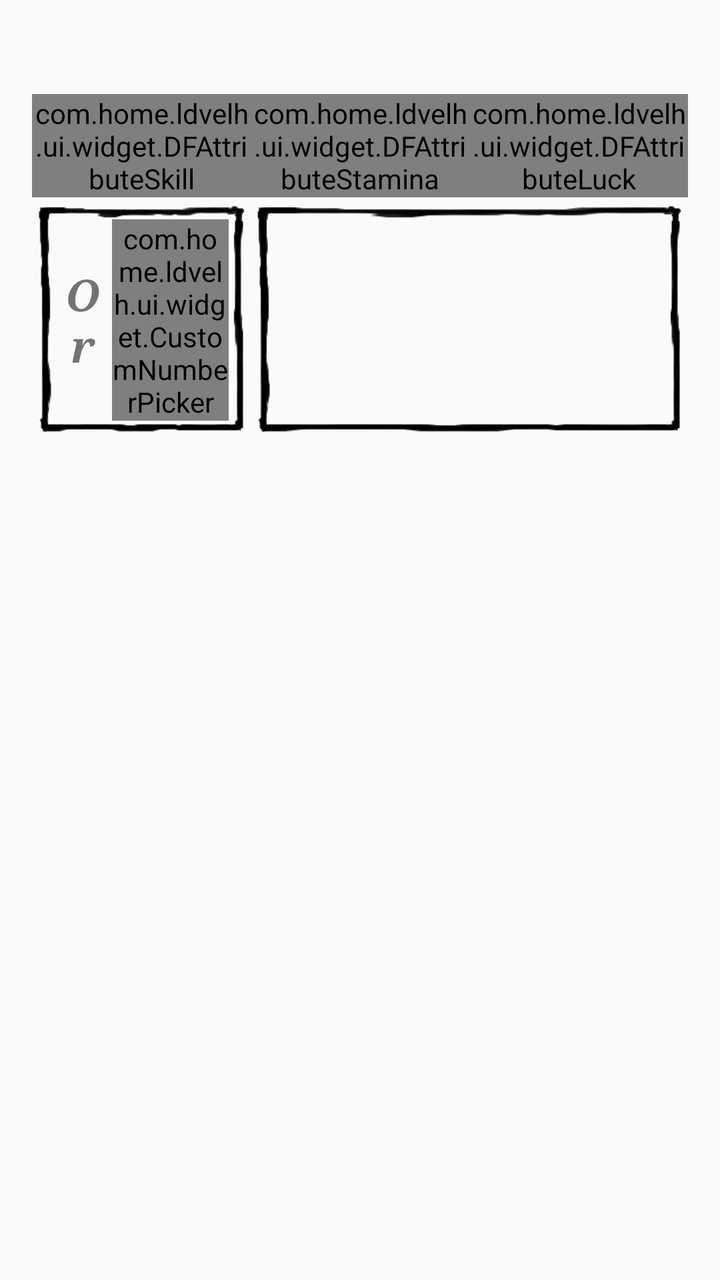
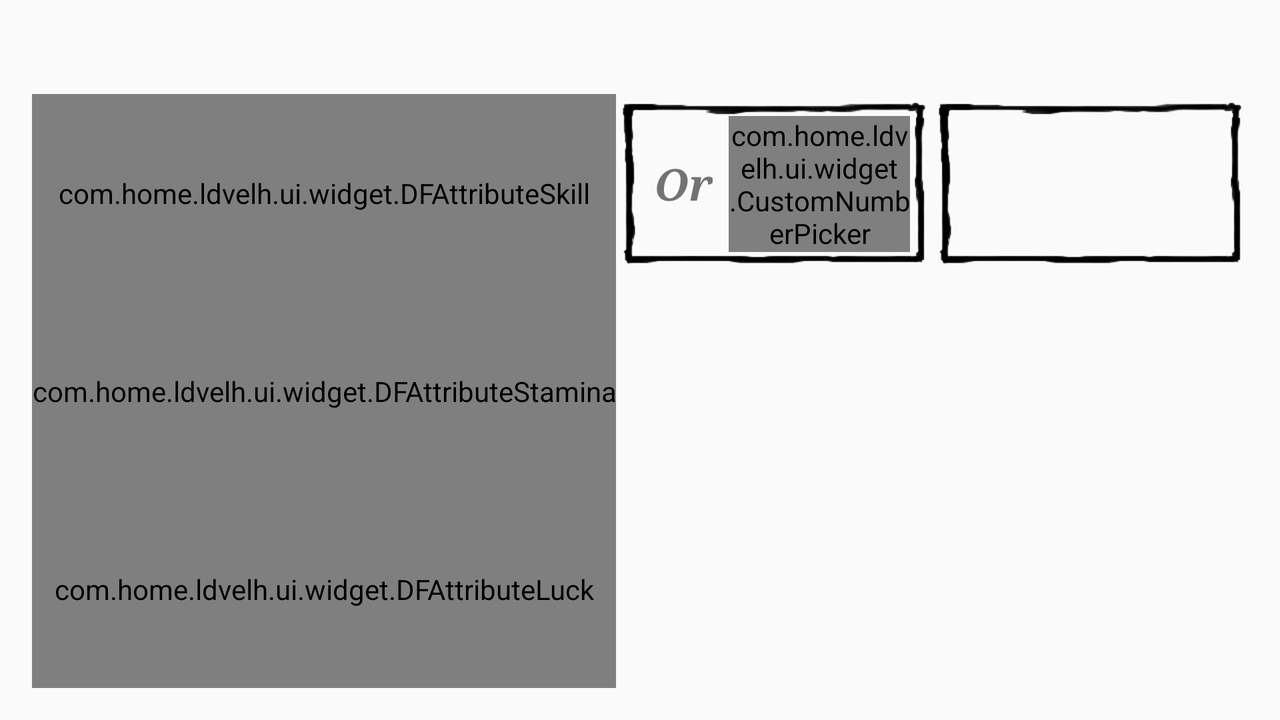

One screen, two layout resources from the same app: the default and the repository's alternative for another configuration. Each is rendered where Android would select it; the XML of both is given below.
<!-- AndroidManifest.xml: application theme Theme.AppCompat.Light.NoActionBar.FullScreen -->
<!-- res/layout/activity_adventure.xml -->
<LinearLayout
    xmlns:android="http://schemas.android.com/apk/res/android"
    xmlns:app="http://schemas.android.com/apk/lib/android.support.v7.app"
    xmlns:custom="http://schemas.android.com/apk/res-auto"
    xmlns:tools="http://schemas.android.com/tools"
    android:layout_width="match_parent"
    android:layout_height="match_parent"
    android:background="@drawable/paper_background"
    android:orientation="vertical"
    android:padding="@dimen/default_activity_margin">

    <TextView
        android:id="@+id/bookTitle"
        style="@style/ldvelhSmallTitles"
        android:layout_width="wrap_content"
        android:layout_height="wrap_content"
        android:layout_marginBottom="@dimen/default_margin" />

    <LinearLayout
        android:layout_width="match_parent"
        android:layout_height="wrap_content"
        android:baselineAligned="false"
        android:orientation="horizontal">

        <com.home.ldvelh.ui.widget.DFAttributeSkill
            android:layout_width="0dp"
            android:layout_height="wrap_content"
            android:layout_weight="1" />

        <com.home.ldvelh.ui.widget.DFAttributeStamina
            android:layout_width="0dp"
            android:layout_height="wrap_content"
            android:layout_weight="1" />

        <com.home.ldvelh.ui.widget.DFAttributeLuck
            android:layout_width="0dp"
            android:layout_height="wrap_content"
            android:layout_weight="1" />
    </LinearLayout>

    <LinearLayout
        android:layout_width="match_parent"
        android:layout_height="wrap_content"
        android:baselineAligned="false"
        android:clipChildren="false"
        android:clipToPadding="false"
        android:orientation="horizontal">

        <LinearLayout
            android:layout_width="0dp"
            android:layout_height="match_parent"
            android:layout_weight="1"
            android:background="@drawable/pencil_border_small"
            android:baselineAligned="false"
            android:clipChildren="false"
            android:clipToPadding="false"
            android:gravity="center_vertical"
            android:orientation="horizontal">

            <TextView
                style="@style/ldvelhTitles"
                android:layout_width="0dp"
                android:layout_height="wrap_content"
                android:layout_weight="1"
                android:gravity="center"
                android:text="@string/gold"
                tools:ignore="NestedWeights" />

            <LinearLayout
                android:layout_width="0dp"
                android:layout_height="wrap_content"
                android:layout_weight="2"
                android:clipChildren="false"
                android:clipToPadding="false"
                android:gravity="center">

                <com.home.ldvelh.ui.widget.CustomNumberPicker
                    android:id="@+id/numberPickerGold"
                    android:layout_width="wrap_content"
                    android:layout_height="wrap_content"
                    android:clipChildren="false"
                    custom:allowLongPress="true"
                    custom:vertical="false" />
            </LinearLayout>
        </LinearLayout>

        <LinearLayout
            android:id="@+id/freeArea"
            android:layout_width="0dp"
            android:layout_height="match_parent"
            android:layout_weight="2"
            android:background="@drawable/pencil_border_small"
            android:clipChildren="false"
            android:gravity="center_vertical"
            android:orientation="horizontal">
        </LinearLayout>
    </LinearLayout>

    <android.support.design.widget.TabLayout
        android:id="@+id/sliding_tabs"
        android:layout_width="match_parent"
        android:layout_height="wrap_content"
        app:tabMode="scrollable" />

    <android.support.v4.view.ViewPager
        android:id="@+id/pages"
        android:layout_width="match_parent"
        android:layout_height="match_parent">
    </android.support.v4.view.ViewPager>

</LinearLayout>
<!-- resources referenced by this layout -->
<resources>
  <dimen name="default_activity_margin">16dp</dimen>
  <dimen name="default_margin">4dp</dimen>
  <!-- drawable pencil_border_small: png bitmap (drawable-xhdpi, 2589 bytes) -->
  <string name="gold">Or</string>
  <style name="ldvelhSmallTitles">
          <item name="android:textSize">20sp</item>
          <item name="android:typeface">serif</item>
          <item name="android:textStyle">bold|italic</item>
      </style>
  <style name="ldvelhTitles">
          <item name="android:textSize">22sp</item>
          <item name="android:typeface">serif</item>
          <item name="android:textStyle">bold|italic</item>
      </style>
  <style name="Theme.AppCompat.Light.NoActionBar.FullScreen" parent="@style/Theme.AppCompat.Light.NoActionBar">
          <item name="android:windowFullscreen">true</item>
          <item name="android:windowContentOverlay">@null</item>
      </style>
</resources>
<!-- res/layout-land/activity_adventure.xml (the repository's variant of the layout above) -->
<!-- drawn on the phone turned sideways -->
<LinearLayout xmlns:android="http://schemas.android.com/apk/res/android"
    xmlns:tools="http://schemas.android.com/tools"
    xmlns:custom="http://schemas.android.com/apk/res-auto"
    xmlns:app="http://schemas.android.com/apk/lib/android.support.v7.app"
    android:layout_width="match_parent"
    android:layout_height="match_parent"
    android:background="@drawable/paper_background"
    android:orientation="vertical"
    android:padding="@dimen/default_activity_margin" >

    <TextView
        android:id="@+id/bookTitle"
        style="@style/ldvelhSmallTitles"
        android:layout_width="wrap_content"
        android:layout_height="wrap_content"
        android:layout_marginBottom="@dimen/default_margin" />

    <LinearLayout
        android:layout_width="match_parent"
        android:layout_height="wrap_content"
        android:baselineAligned="false"
        android:orientation="horizontal" >

        <LinearLayout
            android:layout_width="wrap_content"
            android:layout_height="match_parent"
            android:orientation="vertical" >

            <com.home.ldvelh.ui.widget.DFAttributeSkill
                android:layout_width="match_parent"
                android:layout_height="0dp"
                android:layout_weight="1" />

            <com.home.ldvelh.ui.widget.DFAttributeStamina
                android:layout_width="match_parent"
                android:layout_height="0dp"
                android:layout_weight="1" />

            <com.home.ldvelh.ui.widget.DFAttributeLuck
                android:layout_width="match_parent"
                android:layout_height="0dp"
                android:layout_weight="1" />
        </LinearLayout>

        <LinearLayout
            android:layout_width="0dp"
            android:layout_height="wrap_content"
            android:layout_weight="1"
            android:orientation="vertical" >

            <LinearLayout
                android:layout_width="match_parent"
                android:layout_height="wrap_content"
                android:baselineAligned="false"
                android:clipChildren="false"
                android:clipToPadding="false"
                android:orientation="horizontal" >

                <LinearLayout
                    android:layout_width="0dp"
                    android:layout_height="match_parent"
                    android:layout_weight="1"
                    android:background="@drawable/pencil_border_small"
                    android:baselineAligned="false"
                    android:clipChildren="false"
                    android:clipToPadding="false"
                    android:gravity="center_vertical"
                    android:orientation="horizontal" >

                    <LinearLayout
                        android:layout_width="0dp"
                        android:layout_height="wrap_content"
                        android:layout_weight="1"
                        android:gravity="center"
                        tools:ignore="NestedWeights" >

                        <TextView
                            style="@style/ldvelhTitles"
                            android:layout_width="wrap_content"
                            android:layout_height="wrap_content"
                            android:padding="@dimen/default_padding"
                            android:text="@string/gold" />
                    </LinearLayout>

                    <LinearLayout
                        android:layout_width="0dp"
                        android:layout_height="wrap_content"
                        android:layout_weight="2"
                        android:clipChildren="false"
                        android:clipToPadding="false"
                        android:gravity="center"
                        tools:ignore="NestedWeights" >

                        <com.home.ldvelh.ui.widget.CustomNumberPicker
                            android:id="@+id/numberPickerGold"
                            android:layout_width="wrap_content"
                            android:layout_height="wrap_content"
                            android:clipChildren="false"
                            custom:allowLongPress="true"
                            custom:scaleFactor="1.2"
                            custom:vertical="false" />
                    </LinearLayout>
                </LinearLayout>

                <LinearLayout
                    android:id="@+id/freeArea"
                    android:layout_width="0dp"
                    android:layout_height="match_parent"
                    android:layout_weight="1"
                    android:background="@drawable/pencil_border_small"
                    android:gravity="center_vertical"
                    android:orientation="horizontal" >
                </LinearLayout>
            </LinearLayout>

            <android.support.design.widget.TabLayout
                android:id="@+id/sliding_tabs"
                android:layout_width="match_parent"
                android:layout_height="wrap_content"
                app:tabMode="scrollable" />

            <android.support.v4.view.ViewPager
                android:id="@+id/pages"
                android:layout_width="match_parent"
                android:layout_height="match_parent" >
            </android.support.v4.view.ViewPager>
        </LinearLayout>
    </LinearLayout>

</LinearLayout>
<!-- resources referenced by the variant -->
<!-- as the phone turned sideways resolves them -->
<resources>
  <dimen name="default_activity_margin">16dp</dimen>
  <dimen name="default_margin">4dp</dimen>
  <dimen name="default_padding">4dp</dimen>
  <!-- drawable pencil_border_small: png bitmap (drawable-xhdpi, 2589 bytes) -->
  <string name="gold">Or</string>
  <style name="ldvelhSmallTitles">
          <item name="android:textSize">20sp</item>
          <item name="android:typeface">serif</item>
          <item name="android:textStyle">bold|italic</item>
      </style>
  <style name="ldvelhTitles">
          <item name="android:textSize">22sp</item>
          <item name="android:typeface">serif</item>
          <item name="android:textStyle">bold|italic</item>
      </style>
  <style name="Theme.AppCompat.Light.NoActionBar.FullScreen" parent="@style/Theme.AppCompat.Light.NoActionBar">
          <item name="android:windowFullscreen">true</item>
          <item name="android:windowContentOverlay">@null</item>
      </style>
</resources>
